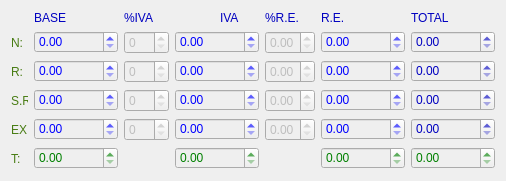
        <widget class="QWidget" name="tab_2">
         <attribute name="title">
          <string>Desglose</string>
         </attribute>
         <layout class="QGridLayout" name="gridLayout_12">
          <item row="0" column="1">
           <widget class="QLabel" name="label_28">
            <property name="styleSheet">
             <string notr="true">color: rgb(0, 0, 192);</string>
            </property>
            <property name="text">
             <string>BASE</string>
            </property>
           </widget>
          </item>
          <item row="0" column="2" colspan="2">
           <widget class="QLabel" name="label_55">
            <property name="styleSheet">
             <string notr="true">color: rgb(0, 0, 192);</string>
            </property>
            <property name="text">
             <string>%IVA</string>
            </property>
           </widget>
          </item>
          <item row="0" column="4">
           <widget class="QLabel" name="label_56">
            <property name="styleSheet">
             <string notr="true">color: rgb(0, 0, 192);</string>
            </property>
            <property name="text">
             <string>IVA</string>
            </property>
           </widget>
          </item>
          <item row="0" column="5">
           <widget class="QLabel" name="label_57">
            <property name="styleSheet">
             <string notr="true">color: rgb(0, 0, 192);</string>
            </property>
            <property name="text">
             <string>%R.E.</string>
            </property>
           </widget>
          </item>
          <item row="0" column="6">
           <widget class="QLabel" name="label_58">
            <property name="styleSheet">
             <string notr="true">color: rgb(0, 0, 192);</string>
            </property>
            <property name="text">
             <string>R.E.</string>
            </property>
           </widget>
          </item>
          <item row="0" column="7">
           <widget class="QLabel" name="label_59">
            <property name="styleSheet">
             <string notr="true">color: rgb(0, 0, 192);</string>
            </property>
            <property name="text">
             <string>TOTAL</string>
            </property>
           </widget>
          </item>
          <item row="1" column="0">
           <widget class="QLabel" name="label_2">
            <property name="maximumSize">
             <size>
              <width>17</width>
              <height>16777215</height>
             </size>
            </property>
            <property name="styleSheet">
             <string notr="true">color: rgb(72, 124, 19);</string>
            </property>
            <property name="text">
             <string>N:</string>
            </property>
           </widget>
          </item>
          <item row="1" column="1">
           <widget class="QDoubleSpinBox" name="txtrBase1">
            <property name="enabled">
             <bool>false</bool>
            </property>
            <property name="minimumSize">
             <size>
              <width>82</width>
              <height>0</height>
             </size>
            </property>
            <property name="styleSheet">
             <string notr="true">color: rgb(0, 0, 255);</string>
            </property>
            <property name="maximum">
             <double>999999999.000000000000000</double>
            </property>
           </widget>
          </item>
          <item row="1" column="2">
           <widget class="QSpinBox" name="txtnPorcentajeIva1">
            <property name="enabled">
             <bool>false</bool>
            </property>
            <property name="minimumSize">
             <size>
              <width>45</width>
              <height>0</height>
             </size>
            </property>
            <property name="maximumSize">
             <size>
              <width>45</width>
              <height>16777215</height>
             </size>
            </property>
            <property name="maximum">
             <number>9999</number>
            </property>
           </widget>
          </item>
          <item row="1" column="3" colspan="2">
           <widget class="QDoubleSpinBox" name="txtrIVA1">
            <property name="enabled">
             <bool>false</bool>
            </property>
            <property name="minimumSize">
             <size>
              <width>82</width>
              <height>0</height>
             </size>
            </property>
            <property name="styleSheet">
             <string notr="true">color: rgb(0, 0, 255);</string>
            </property>
            <property name="maximum">
             <double>999999999.000000000000000</double>
            </property>
           </widget>
          </item>
          <item row="1" column="6">
           <widget class="QDoubleSpinBox" name="txtrRecargoEq1">
            <property name="enabled">
             <bool>false</bool>
            </property>
            <property name="minimumSize">
             <size>
              <width>82</width>
              <height>0</height>
             </size>
            </property>
            <property name="styleSheet">
             <string notr="true">color: rgb(0, 0, 255);</string>
            </property>
            <property name="maximum">
             <double>999999999.000000000000000</double>
            </property>
           </widget>
          </item>
          <item row="1" column="7">
           <widget class="QDoubleSpinBox" name="txtrTotal1">
            <property name="enabled">
             <bool>false</bool>
            </property>
            <property name="minimumSize">
             <size>
              <width>82</width>
              <height>0</height>
             </size>
            </property>
            <property name="styleSheet">
             <string notr="true">color: rgb(0, 0, 192);</string>
            </property>
            <property name="maximum">
             <double>999999999.000000000000000</double>
            </property>
           </widget>
          </item>
          <item row="2" column="0">
           <widget class="QLabel" name="label_25">
            <property name="maximumSize">
             <size>
              <width>17</width>
              <height>16777215</height>
             </size>
            </property>
            <property name="styleSheet">
             <string notr="true">color: rgb(72, 124, 19);</string>
            </property>
            <property name="text">
             <string>R:</string>
            </property>
           </widget>
          </item>
          <item row="2" column="1">
           <widget class="QDoubleSpinBox" name="txtrBase2">
            <property name="enabled">
             <bool>false</bool>
            </property>
            <property name="minimumSize">
             <size>
              <width>82</width>
              <height>0</height>
             </size>
            </property>
            <property name="styleSheet">
             <string notr="true">color: rgb(0, 0, 255);</string>
            </property>
            <property name="maximum">
             <double>999999999.000000000000000</double>
            </property>
           </widget>
          </item>
          <item row="2" column="2">
           <widget class="QSpinBox" name="txtnPorcentajeIva2">
            <property name="enabled">
             <bool>false</bool>
            </property>
            <property name="minimumSize">
             <size>
              <width>45</width>
              <height>0</height>
             </size>
            </property>
            <property name="maximumSize">
             <size>
              <width>45</width>
              <height>16777215</height>
             </size>
            </property>
            <property name="maximum">
             <number>9999</number>
            </property>
           </widget>
          </item>
          <item row="2" column="3" colspan="2">
           <widget class="QDoubleSpinBox" name="txtrIVA2">
            <property name="enabled">
             <bool>false</bool>
            </property>
            <property name="minimumSize">
             <size>
              <width>82</width>
              <height>0</height>
             </size>
            </property>
            <property name="styleSheet">
             <string notr="true">color: rgb(0, 0, 255);</string>
            </property>
            <property name="maximum">
             <double>999999999.000000000000000</double>
            </property>
           </widget>
          </item>
          <item row="2" column="6">
           <widget class="QDoubleSpinBox" name="txtrRecargoEq2">
            <property name="enabled">
             <bool>false</bool>
            </property>
            <property name="minimumSize">
             <size>
              <width>82</width>
              <height>0</height>
             </size>
            </property>
            <property name="styleSheet">
             <string notr="true">color: rgb(0, 0, 255);</string>
            </property>
            <property name="maximum">
             <double>999999999.000000000000000</double>
            </property>
           </widget>
          </item>
          <item row="2" column="7">
           <widget class="QDoubleSpinBox" name="txtrTotal2">
            <property name="enabled">
             <bool>false</bool>
            </property>
            <property name="minimumSize">
             <size>
              <width>82</width>
              <height>0</height>
             </size>
            </property>
            <property name="styleSheet">
             <string notr="true">color: rgb(0, 0, 192);</string>
            </property>
            <property name="maximum">
             <double>999999999.000000000000000</double>
            </property>
           </widget>
          </item>
          <item row="3" column="0">
           <widget class="QLabel" name="label_26">
            <property name="maximumSize">
             <size>
              <width>17</width>
              <height>16777215</height>
             </size>
            </property>
            <property name="styleSheet">
             <string notr="true">color: rgb(72, 124, 19);</string>
            </property>
            <property name="text">
             <string>S.R.:</string>
            </property>
           </widget>
          </item>
          <item row="3" column="1">
           <widget class="QDoubleSpinBox" name="txtrBase3">
            <property name="enabled">
             <bool>false</bool>
            </property>
            <property name="minimumSize">
             <size>
              <width>82</width>
              <height>0</height>
             </size>
            </property>
            <property name="styleSheet">
             <string notr="true">color: rgb(0, 0, 255);</string>
            </property>
            <property name="maximum">
             <double>999999999.000000000000000</double>
            </property>
           </widget>
          </item>
          <item row="3" column="2">
           <widget class="QSpinBox" name="txtnPorcentajeIva3">
            <property name="enabled">
             <bool>false</bool>
            </property>
            <property name="minimumSize">
             <size>
              <width>45</width>
              <height>0</height>
             </size>
            </property>
            <property name="maximumSize">
             <size>
              <width>45</width>
              <height>16777215</height>
             </size>
            </property>
            <property name="maximum">
             <number>9999</number>
            </property>
           </widget>
          </item>
          <item row="3" column="3" colspan="2">
           <widget class="QDoubleSpinBox" name="txtrIVA3">
            <property name="enabled">
             <bool>false</bool>
            </property>
            <property name="minimumSize">
             <size>
              <width>82</width>
              <height>0</height>
             </size>
            </property>
            <property name="styleSheet">
             <string notr="true">color: rgb(0, 0, 255);</string>
            </property>
            <property name="maximum">
             <double>999999999.000000000000000</double>
            </property>
           </widget>
          </item>
          <item row="3" column="6">
           <widget class="QDoubleSpinBox" name="txtrRecargoEq3">
            <property name="enabled">
             <bool>false</bool>
            </property>
            <property name="minimumSize">
             <size>
              <width>82</width>
              <height>0</height>
             </size>
            </property>
            <property name="styleSheet">
             <string notr="true">color: rgb(0, 0, 255);</string>
            </property>
            <property name="maximum">
             <double>999999999.000000000000000</double>
            </property>
           </widget>
          </item>
          <item row="3" column="7">
           <widget class="QDoubleSpinBox" name="txtrTotal3">
            <property name="enabled">
             <bool>false</bool>
            </property>
            <property name="minimumSize">
             <size>
              <width>82</width>
              <height>0</height>
             </size>
            </property>
            <property name="styleSheet">
             <string notr="true">color: rgb(0, 0, 192);</string>
            </property>
            <property name="maximum">
             <double>999999999.000000000000000</double>
            </property>
           </widget>
          </item>
          <item row="4" column="0">
           <widget class="QLabel" name="label_27">
            <property name="maximumSize">
             <size>
              <width>17</width>
              <height>16777215</height>
             </size>
            </property>
            <property name="styleSheet">
             <string notr="true">color: rgb(72, 124, 19);</string>
            </property>
            <property name="text">
             <string>EX.:</string>
            </property>
           </widget>
          </item>
          <item row="4" column="1">
           <widget class="QDoubleSpinBox" name="txtrbase4">
            <property name="enabled">
             <bool>false</bool>
            </property>
            <property name="minimumSize">
             <size>
              <width>82</width>
              <height>0</height>
             </size>
            </property>
            <property name="styleSheet">
             <string notr="true">color: rgb(0, 0, 255);</string>
            </property>
            <property name="maximum">
             <double>999999999.000000000000000</double>
            </property>
           </widget>
          </item>
          <item row="4" column="2">
           <widget class="QSpinBox" name="txtnPorcentajeIva4">
            <property name="enabled">
             <bool>false</bool>
            </property>
            <property name="minimumSize">
             <size>
              <width>45</width>
              <height>0</height>
             </size>
            </property>
            <property name="maximumSize">
             <size>
              <width>45</width>
              <height>16777215</height>
             </size>
            </property>
            <property name="maximum">
             <number>9999</number>
            </property>
           </widget>
          </item>
          <item row="4" column="3" colspan="2">
           <widget class="QDoubleSpinBox" name="txtrIVA4">
            <property name="enabled">
             <bool>false</bool>
            </property>
            <property name="minimumSize">
             <size>
              <width>82</width>
              <height>0</height>
             </size>
            </property>
            <property name="styleSheet">
             <string notr="true">color: rgb(0, 0, 255);</string>
            </property>
            <property name="maximum">
             <double>999999999.000000000000000</double>
            </property>
           </widget>
          </item>
          <item row="4" column="6">
           <widget class="QDoubleSpinBox" name="txtrRecargoEq4">
            <property name="enabled">
             <bool>false</bool>
            </property>
            <property name="minimumSize">
             <size>
              <width>82</width>
              <height>0</height>
             </size>
            </property>
            <property name="styleSheet">
             <string notr="true">color: rgb(0, 0, 255);</string>
            </property>
            <property name="maximum">
             <double>999999999.000000000000000</double>
            </property>
           </widget>
          </item>
          <item row="4" column="7">
           <widget class="QDoubleSpinBox" name="txtrTotal4">
            <property name="enabled">
             <bool>false</bool>
            </property>
            <property name="minimumSize">
             <size>
              <width>82</width>
              <height>0</height>
             </size>
            </property>
            <property name="styleSheet">
             <string notr="true">color: rgb(0, 0, 192);</string>
            </property>
            <property name="maximum">
             <double>999999999.000000000000000</double>
            </property>
           </widget>
          </item>
          <item row="5" column="0">
           <widget class="QLabel" name="label_29">
            <property name="maximumSize">
             <size>
              <width>17</width>
              <height>16777215</height>
             </size>
            </property>
            <property name="styleSheet">
             <string notr="true">color: rgb(72, 124, 19);</string>
            </property>
            <property name="text">
             <string>T:</string>
            </property>
           </widget>
          </item>
          <item row="5" column="1">
           <widget class="QDoubleSpinBox" name="txtrBase_2">
            <property name="enabled">
             <bool>false</bool>
            </property>
            <property name="minimumSize">
             <size>
              <width>82</width>
              <height>0</height>
             </size>
            </property>
            <property name="styleSheet">
             <string notr="true">color: rgb(0, 128, 0);</string>
            </property>
            <property name="maximum">
             <double>999999999.000000000000000</double>
            </property>
           </widget>
          </item>
          <item row="5" column="2">
           <spacer name="verticalSpacer_4">
            <property name="orientation">
             <enum>Qt::Vertical</enum>
            </property>
            <property name="sizeHint" stdset="0">
             <size>
              <width>20</width>
              <height>23</height>
             </size>
            </property>
           </spacer>
          </item>
          <item row="5" column="3" colspan="2">
           <widget class="QDoubleSpinBox" name="txtnIva_2">
            <property name="enabled">
             <bool>false</bool>
            </property>
            <property name="minimumSize">
             <size>
              <width>82</width>
              <height>0</height>
             </size>
            </property>
            <property name="styleSheet">
             <string notr="true">color: rgb(0, 128, 0);</string>
            </property>
            <property name="maximum">
             <double>999999999.000000000000000</double>
            </property>
           </widget>
          </item>
          <item row="5" column="5">
           <spacer name="verticalSpacer_5">
            <property name="orientation">
             <enum>Qt::Vertical</enum>
            </property>
            <property name="sizeHint" stdset="0">
             <size>
              <width>20</width>
              <height>23</height>
             </size>
            </property>
           </spacer>
          </item>
          <item row="5" column="6">
           <widget class="QDoubleSpinBox" name="txtrTotalRecargoEq">
            <property name="enabled">
             <bool>false</bool>
            </property>
            <property name="minimumSize">
             <size>
              <width>82</width>
              <height>0</height>
             </size>
            </property>
            <property name="styleSheet">
             <string notr="true">color: rgb(0, 128, 0);</string>
            </property>
            <property name="maximum">
             <double>999999999.000000000000000</double>
            </property>
           </widget>
          </item>
          <item row="5" column="7">
           <widget class="QDoubleSpinBox" name="txtrTotal_2">
            <property name="enabled">
             <bool>false</bool>
            </property>
            <property name="minimumSize">
             <size>
              <width>82</width>
              <height>0</height>
             </size>
            </property>
            <property name="styleSheet">
             <string notr="true">color: rgb(0, 128, 0);</string>
            </property>
            <property name="maximum">
             <double>999999999.000000000000000</double>
            </property>
           </widget>
          </item>
          <item row="1" column="5">
           <widget class="QDoubleSpinBox" name="txtnRec1">
            <property name="enabled">
             <bool>false</bool>
            </property>
            <property name="minimumSize">
             <size>
              <width>50</width>
              <height>0</height>
             </size>
            </property>
            <property name="maximumSize">
             <size>
              <width>50</width>
              <height>16777215</height>
             </size>
            </property>
            <property name="singleStep">
             <double>0.010000000000000</double>
            </property>
            <property name="value">
             <double>0.000000000000000</double>
            </property>
           </widget>
          </item>
          <item row="2" column="5">
           <widget class="QDoubleSpinBox" name="txtnRec2">
            <property name="enabled">
             <bool>false</bool>
            </property>
            <property name="minimumSize">
             <size>
              <width>50</width>
              <height>0</height>
             </size>
            </property>
            <property name="maximumSize">
             <size>
              <width>50</width>
              <height>16777215</height>
             </size>
            </property>
            <property name="singleStep">
             <double>0.010000000000000</double>
            </property>
            <property name="value">
             <double>0.000000000000000</double>
            </property>
           </widget>
          </item>
          <item row="3" column="5">
           <widget class="QDoubleSpinBox" name="txtnRec3">
            <property name="enabled">
             <bool>false</bool>
            </property>
            <property name="minimumSize">
             <size>
              <width>50</width>
              <height>0</height>
             </size>
            </property>
            <property name="maximumSize">
             <size>
              <width>50</width>
              <height>16777215</height>
             </size>
            </property>
            <property name="singleStep">
             <double>0.010000000000000</double>
            </property>
            <property name="value">
             <double>0.000000000000000</double>
            </property>
           </widget>
          </item>
          <item row="4" column="5">
           <widget class="QDoubleSpinBox" name="txtnRec4">
            <property name="enabled">
             <bool>false</bool>
            </property>
            <property name="minimumSize">
             <size>
              <width>50</width>
              <height>0</height>
             </size>
            </property>
            <property name="maximumSize">
             <size>
              <width>50</width>
              <height>16777215</height>
             </size>
            </property>
            <property name="singleStep">
             <double>0.010000000000000</double>
            </property>
            <property name="value">
             <double>0.000000000000000</double>
            </property>
           </widget>
          </item>
         </layout>
        </widget>
